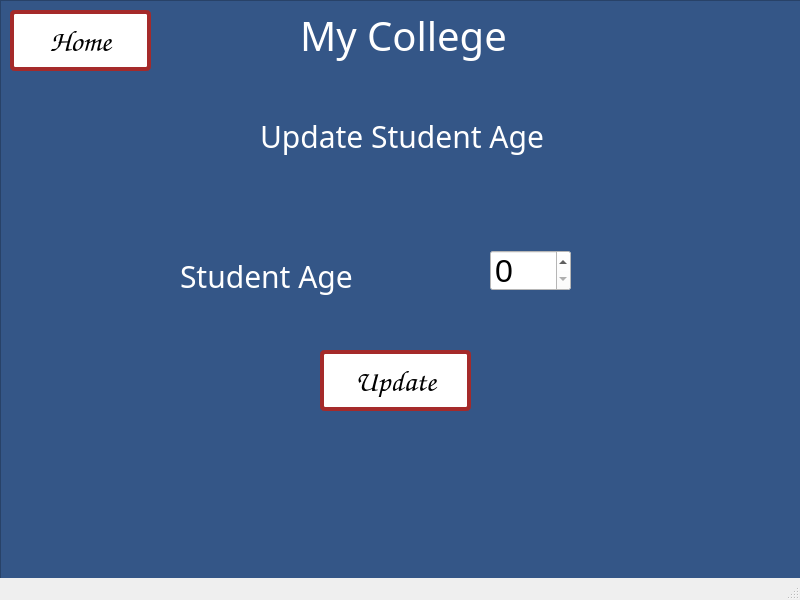
<?xml version="1.0" encoding="UTF-8"?>
<ui version="4.0">
 <class>MainWindow</class>
 <widget class="QMainWindow" name="MainWindow">
  <property name="geometry">
   <rect>
    <x>0</x>
    <y>0</y>
    <width>800</width>
    <height>600</height>
   </rect>
  </property>
  <property name="windowTitle">
   <string>MainWindow</string>
  </property>
  <widget class="QWidget" name="centralwidget">
   <widget class="QWidget" name="gridLayoutWidget">
    <property name="geometry">
     <rect>
      <x>0</x>
      <y>0</y>
      <width>801</width>
      <height>591</height>
     </rect>
    </property>
    <layout class="QGridLayout" name="gridLayout">
     <item row="0" column="0">
      <widget class="QFrame" name="frame">
       <property name="autoFillBackground">
        <bool>false</bool>
       </property>
       <property name="styleSheet">
        <string notr="true"> background-color: #345687;</string>
       </property>
       <property name="frameShape">
        <enum>QFrame::StyledPanel</enum>
       </property>
       <property name="frameShadow">
        <enum>QFrame::Raised</enum>
       </property>
       <widget class="QLabel" name="label_4">
        <property name="geometry">
         <rect>
          <x>300</x>
          <y>10</y>
          <width>211</width>
          <height>51</height>
         </rect>
        </property>
        <property name="font">
         <font>
          <family>Papyrus</family>
          <pointsize>-1</pointsize>
         </font>
        </property>
        <property name="styleSheet">
         <string notr="true">font-size: 40px;
color: white;</string>
        </property>
        <property name="text">
         <string>My College</string>
        </property>
       </widget>
       <widget class="QLabel" name="label_5">
        <property name="geometry">
         <rect>
          <x>260</x>
          <y>110</y>
          <width>311</width>
          <height>51</height>
         </rect>
        </property>
        <property name="font">
         <font>
          <family>Papyrus</family>
          <pointsize>-1</pointsize>
         </font>
        </property>
        <property name="styleSheet">
         <string notr="true">font-size: 30px;
color: white;</string>
        </property>
        <property name="text">
         <string>Update Student Age</string>
        </property>
       </widget>
       <widget class="QLabel" name="label_6">
        <property name="geometry">
         <rect>
          <x>180</x>
          <y>250</y>
          <width>201</width>
          <height>51</height>
         </rect>
        </property>
        <property name="font">
         <font>
          <family>Papyrus</family>
          <pointsize>-1</pointsize>
         </font>
        </property>
        <property name="styleSheet">
         <string notr="true">font-size: 30px;
color: white;</string>
        </property>
        <property name="text">
         <string>Student Age</string>
        </property>
       </widget>
       <widget class="QPushButton" name="updateStudentAgeHomeButton">
        <property name="geometry">
         <rect>
          <x>10</x>
          <y>10</y>
          <width>141</width>
          <height>61</height>
         </rect>
        </property>
        <property name="font">
         <font>
          <family>Comic Sans MS</family>
          <pointsize>-1</pointsize>
          <underline>false</underline>
          <strikeout>false</strikeout>
         </font>
        </property>
        <property name="styleSheet">
         <string notr="true">background-color: white;
display: inline-block;
      padding: 10px 20px;
      font-size: 30px;
      text-align: center;
      text-decoration: none;
      cursor: pointer;
      border-radius: 5px;
      transition: background-color 0.3s ease;
 border: 4px solid brown;</string>
        </property>
        <property name="text">
         <string>Home</string>
        </property>
       </widget>
       <widget class="QPushButton" name="updateStudentAgeUpdateButton">
        <property name="geometry">
         <rect>
          <x>320</x>
          <y>350</y>
          <width>151</width>
          <height>61</height>
         </rect>
        </property>
        <property name="font">
         <font>
          <family>Comic Sans MS</family>
          <pointsize>-1</pointsize>
          <underline>false</underline>
          <strikeout>false</strikeout>
         </font>
        </property>
        <property name="styleSheet">
         <string notr="true">background-color: white;
display: inline-block;
      padding: 10px 20px;
      font-size: 30px;
      text-align: center;
      text-decoration: none;
      cursor: pointer;
      border-radius: 5px;
      transition: background-color 0.3s ease;
 border: 4px solid brown;</string>
        </property>
        <property name="text">
         <string>Update</string>
        </property>
       </widget>
       <widget class="QSpinBox" name="updateStudentAgeTakeAge">
        <property name="geometry">
         <rect>
          <x>490</x>
          <y>250</y>
          <width>81</width>
          <height>41</height>
         </rect>
        </property>
        <property name="styleSheet">
         <string notr="true">background-color:white;font-size:32px</string>
        </property>
       </widget>
      </widget>
     </item>
    </layout>
   </widget>
  </widget>
  <widget class="QStatusBar" name="statusbar"/>
 </widget>
 <resources/>
 <connections/>
</ui>
